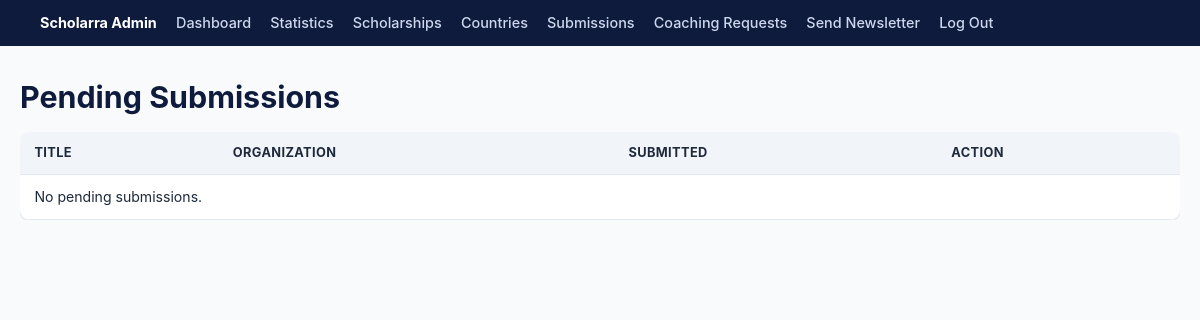
Before: /dashboard/submissions/ (signed in) with the older database file.
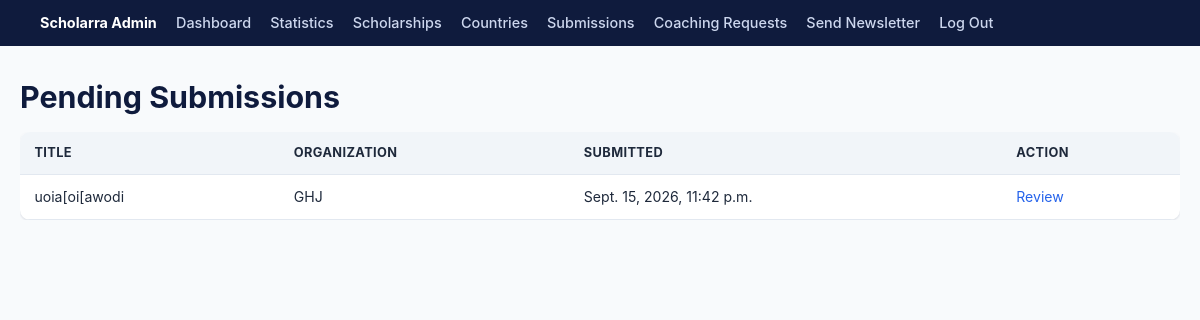
After: the same page with the newer database file.
### myapp/models.py (models this page shows, shortened)
class ScholarshipSubmission(models.Model):
    STATUS_CHOICES = [
        ("pending", "Pending Review"),
        ("approved", "Approved"),
        ("rejected", "Rejected"),
    ]
    organization_name = models.CharField(max_length=200)
    contact_email = models.EmailField()
    title = models.CharField(max_length=200)
    country_name = models.CharField(max_length=100)
    degree_level = models.CharField(max_length=20, choices=Scholarship.DEGREE_LEVEL_CHOICES)
    funding_type = models.CharField(max_length=10, choices=Scholarship.FUNDING_TYPE_CHOICES)
    deadline = models.DateField()
    description = models.TextField()
    eligibility = models.TextField()
    required_documents = models.TextField(blank=True)
    application_link = models.URLField()
    status = models.CharField(max_length=10, choices=STATUS_CHOICES, default="pending")
    submitted_at = models.DateTimeField(auto_now_add=True)

### myapp/views.py (the view)
# urls.py: path('dashboard/submissions/', views.admin_submission_list, name='admin_submission_list'),
@login_required
def admin_submission_list(request):
    submissions = ScholarshipSubmission.objects.filter(status="pending").order_by('-submitted_at')
    context = {"submissions": submissions}
    return render(request, "myapp/admin_submission_list.html", context)

### myapp/context_processors.py (called while the page is built)
def site_contact(request):
    return {
        "site_contact_email": settings.ADMIN_EMAIL,
    }

### myapp/templates/myapp/admin_submission_list.html (shortened to what this page needs)
{% extends "myapp/dashboard_base.html" %}
{% block content %}
<h1>Pending Submissions</h1>
<div class="table-wrap">
<table>
    <tr><th>Title</th><th>Organization</th><th>Submitted</th><th>Action</th></tr>
    {% for submission in submissions %}
    <tr>
        <td>{{ submission.title }}</td>
        <td>{{ submission.organization_name }}</td>
        <td>{{ submission.submitted_at }}</td>
        <td><a href="{% url 'admin_submission_review' submission.pk %}">Review</a></td>
    </tr>
    {% empty %}
    <tr><td colspan="4">No pending submissions.</td></tr>
    {% endfor %}
</table>
</div>
{% endblock %}

Changed rows visible on the page:
added ScholarshipSubmission: title "uoia[oi[awodi", organization_name "GHJ", submitted_at "Sept. 15, 2026, 11:42 p.m."
Other visible differences:
text no longer shown: "No pending submissions."
